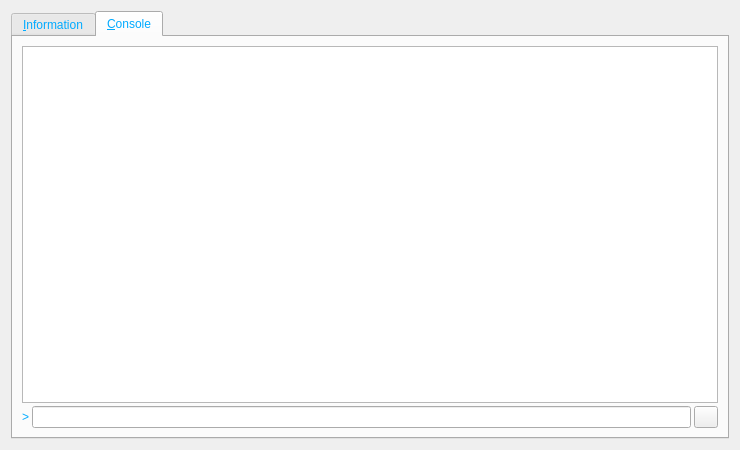
<?xml version="1.0" encoding="UTF-8"?>
<ui version="4.0">
 <class>RPCConsole</class>
 <widget class="QDialog" name="RPCConsole">
  <property name="geometry">
   <rect>
    <x>0</x>
    <y>0</y>
    <width>740</width>
    <height>450</height>
   </rect>
  </property>
  <property name="windowTitle">
   <string>Allsafe2 - Debug window</string>
  </property>
  <property name="styleSheet">
   <string notr="true">background-image: url(:/images/as1);
color: rgb(0, 170, 255);</string>
  </property>
  <layout class="QVBoxLayout" name="verticalLayout_2">
   <item>
    <widget class="QTabWidget" name="tabWidget">
     <property name="currentIndex">
      <number>1</number>
     </property>
     <widget class="QWidget" name="tab_info">
      <attribute name="title">
       <string>&amp;Information</string>
      </attribute>
      <layout class="QGridLayout" name="gridLayout" columnstretch="0,1">
       <property name="horizontalSpacing">
        <number>12</number>
       </property>
       <item row="0" column="0">
        <widget class="QLabel" name="label_9">
         <property name="font">
          <font>
           <weight>75</weight>
           <bold>true</bold>
          </font>
         </property>
         <property name="text">
          <string>Allsafe2 Core</string>
         </property>
        </widget>
       </item>
       <item row="1" column="0">
        <widget class="QLabel" name="label_5">
         <property name="text">
          <string>Client name</string>
         </property>
        </widget>
       </item>
       <item row="1" column="1">
        <widget class="QLabel" name="clientName">
         <property name="cursor">
          <cursorShape>IBeamCursor</cursorShape>
         </property>
         <property name="text">
          <string>N/A</string>
         </property>
         <property name="textFormat">
          <enum>Qt::PlainText</enum>
         </property>
         <property name="textInteractionFlags">
          <set>Qt::LinksAccessibleByMouse|Qt::TextSelectableByKeyboard|Qt::TextSelectableByMouse</set>
         </property>
        </widget>
       </item>
       <item row="2" column="0">
        <widget class="QLabel" name="label_6">
         <property name="text">
          <string>Client version</string>
         </property>
        </widget>
       </item>
       <item row="2" column="1">
        <widget class="QLabel" name="clientVersion">
         <property name="cursor">
          <cursorShape>IBeamCursor</cursorShape>
         </property>
         <property name="text">
          <string>N/A</string>
         </property>
         <property name="textFormat">
          <enum>Qt::PlainText</enum>
         </property>
         <property name="textInteractionFlags">
          <set>Qt::LinksAccessibleByMouse|Qt::TextSelectableByKeyboard|Qt::TextSelectableByMouse</set>
         </property>
        </widget>
       </item>
       <item row="3" column="0">
        <widget class="QLabel" name="label_14">
         <property name="text">
          <string>Using OpenSSL version</string>
         </property>
         <property name="indent">
          <number>10</number>
         </property>
        </widget>
       </item>
       <item row="3" column="1">
        <widget class="QLabel" name="openSSLVersion">
         <property name="cursor">
          <cursorShape>IBeamCursor</cursorShape>
         </property>
         <property name="text">
          <string>N/A</string>
         </property>
         <property name="textFormat">
          <enum>Qt::PlainText</enum>
         </property>
         <property name="textInteractionFlags">
          <set>Qt::LinksAccessibleByMouse|Qt::TextSelectableByKeyboard|Qt::TextSelectableByMouse</set>
         </property>
        </widget>
       </item>
       <item row="4" column="0">
        <widget class="QLabel" name="label_12">
         <property name="text">
          <string>Build date</string>
         </property>
        </widget>
       </item>
       <item row="4" column="1">
        <widget class="QLabel" name="buildDate">
         <property name="cursor">
          <cursorShape>IBeamCursor</cursorShape>
         </property>
         <property name="text">
          <string>N/A</string>
         </property>
         <property name="textFormat">
          <enum>Qt::PlainText</enum>
         </property>
         <property name="textInteractionFlags">
          <set>Qt::LinksAccessibleByMouse|Qt::TextSelectableByKeyboard|Qt::TextSelectableByMouse</set>
         </property>
        </widget>
       </item>
       <item row="5" column="0">
        <widget class="QLabel" name="label_13">
         <property name="text">
          <string>Startup time</string>
         </property>
        </widget>
       </item>
       <item row="5" column="1">
        <widget class="QLabel" name="startupTime">
         <property name="cursor">
          <cursorShape>IBeamCursor</cursorShape>
         </property>
         <property name="text">
          <string>N/A</string>
         </property>
         <property name="textFormat">
          <enum>Qt::PlainText</enum>
         </property>
         <property name="textInteractionFlags">
          <set>Qt::LinksAccessibleByMouse|Qt::TextSelectableByKeyboard|Qt::TextSelectableByMouse</set>
         </property>
        </widget>
       </item>
       <item row="6" column="0">
        <widget class="QLabel" name="label_11">
         <property name="font">
          <font>
           <weight>75</weight>
           <bold>true</bold>
          </font>
         </property>
         <property name="text">
          <string>Network</string>
         </property>
        </widget>
       </item>
       <item row="7" column="0">
        <widget class="QLabel" name="label_7">
         <property name="text">
          <string>Number of connections</string>
         </property>
        </widget>
       </item>
       <item row="7" column="1">
        <widget class="QLabel" name="numberOfConnections">
         <property name="cursor">
          <cursorShape>IBeamCursor</cursorShape>
         </property>
         <property name="text">
          <string>N/A</string>
         </property>
         <property name="textFormat">
          <enum>Qt::PlainText</enum>
         </property>
         <property name="textInteractionFlags">
          <set>Qt::LinksAccessibleByMouse|Qt::TextSelectableByKeyboard|Qt::TextSelectableByMouse</set>
         </property>
        </widget>
       </item>
       <item row="8" column="0">
        <widget class="QLabel" name="label_8">
         <property name="text">
          <string>On testnet</string>
         </property>
        </widget>
       </item>
       <item row="8" column="1">
        <widget class="QCheckBox" name="isTestNet">
         <property name="enabled">
          <bool>false</bool>
         </property>
         <property name="text">
          <string/>
         </property>
        </widget>
       </item>
       <item row="9" column="0">
        <widget class="QLabel" name="label_10">
         <property name="font">
          <font>
           <weight>75</weight>
           <bold>true</bold>
          </font>
         </property>
         <property name="text">
          <string>Block chain</string>
         </property>
        </widget>
       </item>
       <item row="10" column="0">
        <widget class="QLabel" name="label_3">
         <property name="text">
          <string>Current number of blocks</string>
         </property>
        </widget>
       </item>
       <item row="10" column="1">
        <widget class="QLabel" name="numberOfBlocks">
         <property name="cursor">
          <cursorShape>IBeamCursor</cursorShape>
         </property>
         <property name="text">
          <string>N/A</string>
         </property>
         <property name="textFormat">
          <enum>Qt::PlainText</enum>
         </property>
         <property name="textInteractionFlags">
          <set>Qt::LinksAccessibleByMouse|Qt::TextSelectableByKeyboard|Qt::TextSelectableByMouse</set>
         </property>
        </widget>
       </item>
       <item row="11" column="0">
        <widget class="QLabel" name="label_4">
         <property name="text">
          <string>Estimated total blocks</string>
         </property>
        </widget>
       </item>
       <item row="11" column="1">
        <widget class="QLabel" name="totalBlocks">
         <property name="cursor">
          <cursorShape>IBeamCursor</cursorShape>
         </property>
         <property name="text">
          <string>N/A</string>
         </property>
         <property name="textFormat">
          <enum>Qt::PlainText</enum>
         </property>
         <property name="textInteractionFlags">
          <set>Qt::LinksAccessibleByMouse|Qt::TextSelectableByKeyboard|Qt::TextSelectableByMouse</set>
         </property>
        </widget>
       </item>
       <item row="12" column="0">
        <widget class="QLabel" name="label_2">
         <property name="text">
          <string>Last block time</string>
         </property>
        </widget>
       </item>
       <item row="12" column="1">
        <widget class="QLabel" name="lastBlockTime">
         <property name="cursor">
          <cursorShape>IBeamCursor</cursorShape>
         </property>
         <property name="text">
          <string>N/A</string>
         </property>
         <property name="textFormat">
          <enum>Qt::PlainText</enum>
         </property>
         <property name="textInteractionFlags">
          <set>Qt::LinksAccessibleByMouse|Qt::TextSelectableByKeyboard|Qt::TextSelectableByMouse</set>
         </property>
        </widget>
       </item>
       <item row="13" column="0">
        <spacer name="verticalSpacer_2">
         <property name="orientation">
          <enum>Qt::Vertical</enum>
         </property>
         <property name="sizeHint" stdset="0">
          <size>
           <width>20</width>
           <height>20</height>
          </size>
         </property>
        </spacer>
       </item>
       <item row="14" column="0">
        <widget class="QLabel" name="labelDebugLogfile">
         <property name="font">
          <font>
           <weight>75</weight>
           <bold>true</bold>
          </font>
         </property>
         <property name="text">
          <string>Debug log file</string>
         </property>
        </widget>
       </item>
       <item row="15" column="0">
        <widget class="QPushButton" name="openDebugLogfileButton">
         <property name="toolTip">
          <string>Open the Allsafe2 debug log file from the current data directory. This can take a few seconds for large log files.</string>
         </property>
         <property name="text">
          <string>&amp;Open</string>
         </property>
         <property name="autoDefault">
          <bool>false</bool>
         </property>
        </widget>
       </item>
       <item row="16" column="0">
        <widget class="QLabel" name="labelCLOptions">
         <property name="font">
          <font>
           <weight>75</weight>
           <bold>true</bold>
          </font>
         </property>
         <property name="text">
          <string>Command-line options</string>
         </property>
        </widget>
       </item>
       <item row="17" column="0">
        <widget class="QPushButton" name="showCLOptionsButton">
         <property name="toolTip">
          <string>Show the Allsafe2-Qt help message to get a list with possible Allsafe2 command-line options.</string>
         </property>
         <property name="text">
          <string>&amp;Show</string>
         </property>
         <property name="autoDefault">
          <bool>false</bool>
         </property>
        </widget>
       </item>
       <item row="18" column="0">
        <spacer name="verticalSpacer">
         <property name="orientation">
          <enum>Qt::Vertical</enum>
         </property>
         <property name="sizeHint" stdset="0">
          <size>
           <width>20</width>
           <height>40</height>
          </size>
         </property>
        </spacer>
       </item>
      </layout>
     </widget>
     <widget class="QWidget" name="tab_console">
      <attribute name="title">
       <string>&amp;Console</string>
      </attribute>
      <layout class="QVBoxLayout" name="verticalLayout_3">
       <property name="spacing">
        <number>3</number>
       </property>
       <item>
        <widget class="QTextEdit" name="messagesWidget">
         <property name="minimumSize">
          <size>
           <width>0</width>
           <height>100</height>
          </size>
         </property>
         <property name="readOnly">
          <bool>true</bool>
         </property>
         <property name="tabKeyNavigation" stdset="0">
          <bool>false</bool>
         </property>
         <property name="columnCount" stdset="0">
          <number>2</number>
         </property>
        </widget>
       </item>
       <item>
        <layout class="QHBoxLayout" name="horizontalLayout">
         <property name="spacing">
          <number>3</number>
         </property>
         <item>
          <widget class="QLabel" name="label">
           <property name="text">
            <string notr="true">&gt;</string>
           </property>
          </widget>
         </item>
         <item>
          <widget class="QLineEdit" name="lineEdit"/>
         </item>
         <item>
          <widget class="QPushButton" name="clearButton">
           <property name="maximumSize">
            <size>
             <width>24</width>
             <height>24</height>
            </size>
           </property>
           <property name="toolTip">
            <string>Clear console</string>
           </property>
           <property name="text">
            <string/>
           </property>
           <property name="icon">
            <iconset resource="../bitcoin.qrc">
             <normaloff>:/icons/remove</normaloff>:/icons/remove</iconset>
           </property>
           <property name="shortcut">
            <string notr="true">Ctrl+L</string>
           </property>
           <property name="autoDefault">
            <bool>false</bool>
           </property>
          </widget>
         </item>
        </layout>
       </item>
      </layout>
     </widget>
    </widget>
   </item>
  </layout>
 </widget>
 <resources>
  <include location="../bitcoin.qrc"/>
 </resources>
 <connections/>
</ui>
